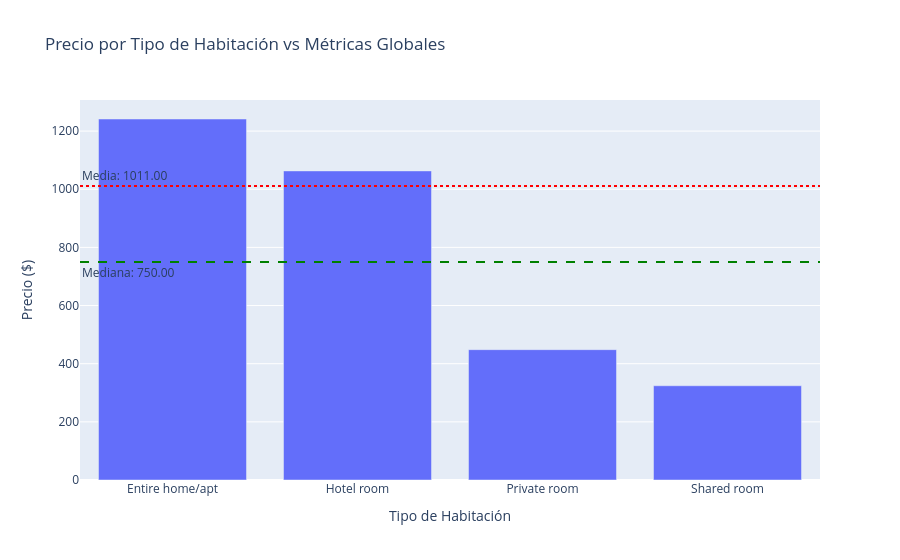

The code cell stored with this chart in its notebook:
### Markdown cell above
Comparativa global de medias y mediana

### Code cell
df_mean = df.groupby('room_type')['price'].mean().reset_index()


media_total = df['price'].mean()
mediana_total = df['price'].median()


fig = px.bar(df_mean, x='room_type', y='price', 
             title="Precio por Tipo de Habitación vs Métricas Globales",
             labels={'price': 'Precio ($)', 'room_type': 'Tipo de Habitación'})


fig.add_hline(y=media_total, 
              line_dash="dot", 
              line_color="red",
              annotation_text=f"Media: {media_total:.2f}", 
              annotation_position="top left")


fig.add_hline(y=mediana_total, 
              line_dash="dash", 
              line_color="green",
              annotation_text=f"Mediana: {mediana_total:.2f}", 
              annotation_position="bottom left")

fig.show()

### Figure 1 — Plotly figure (JSON) as saved in the notebook; plotly's stock layout.template omitted (floating-point values rounded to 4 significant figures)
{"data": [{"hovertemplate": "Tipo de Habitación=%{x}<br>Precio ($)=%{y}<extra></extra>", "legendgroup": "", "marker": {"color": "#636efa", "pattern": {"shape": ""}}, "name": "", "orientation": "v", "showlegend": false, "textposition": "auto", "type": "bar", "x": ["Entire home/apt", "Hotel room", "Private room", "Shared room"], "xaxis": "x", "y": [1242.0, 1063.0, 448.2, 324.1], "yaxis": "y"}], "layout": {"annotations": [{"showarrow": false, "text": "Media: 1011.00", "x": 0, "xanchor": "left", "xref": "x domain", "y": 1011.0, "yanchor": "bottom", "yref": "y"}, {"showarrow": false, "text": "Mediana: 750.00", "x": 0, "xanchor": "left", "xref": "x domain", "y": 750, "yanchor": "top", "yref": "y"}], "barmode": "relative", "legend": {"tracegroupgap": 0}, "shapes": [{"line": {"color": "red", "dash": "dot"}, "type": "line", "x0": 0, "x1": 1, "xref": "x domain", "y0": 1011.0, "y1": 1011.0, "yref": "y"}, {"line": {"color": "green", "dash": "dash"}, "type": "line", "x0": 0, "x1": 1, "xref": "x domain", "y0": 750, "y1": 750, "yref": "y"}], "title": {"text": "Precio por Tipo de Habitación vs Métricas Globales"}, "xaxis": {"anchor": "y", "domain": [0, 1], "title": {"text": "Tipo de Habitación"}}, "yaxis": {"anchor": "x", "domain": [0, 1], "title": {"text": "Precio ($)"}}}}
